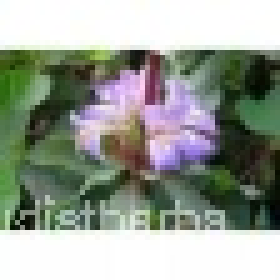
#> input picture res_images/Acanthaceae/Asteracantha longifolia/Asteracantha longifolia flower3.jpg, 56 x 56 px, given as the content of the folder images, which was not available (shown 5 times larger)
$ python resize.py
#> lines starting #> are read from the running program, lines starting #| are printed output that depends on the picture; after the words box and inside, x2 and y2 are one past the last pixel; in counts of white or black regions, pixels touching at a corner belong together; pictures that were not available may be replaced by others from this repository, and a replacement may not be noted
# [68 lines of commented-out code are left out]
import os
import cv2
import numpy as np

def process_images(input_dir, output_dir, watermark_text):
    # Walk through the directory structure
    for root, dirs, files in os.walk(input_dir):
        for file in files:
            # Process only image files (e.g., jpg, png)
            if file.lower().endswith(('.jpg', '.jpeg', '.png')):
                input_path = os.path.join(root, file)

                # Recreate the folder structure in the output directory
                relative_path = os.path.relpath(root, input_dir)
                output_folder = os.path.join(output_dir, relative_path)
                os.makedirs(output_folder, exist_ok=True)

                # Process the image
                output_path = os.path.join(output_folder, file)
                resize_and_add_watermark(input_path, watermark_text, output_path)

def resize_and_add_watermark(image_path, watermark_text, output_path):
    # Load the image
#> called with watermark_text = 'audistherbs'
    image = cv2.imread(image_path)
#> image is the input picture: shape (56, 56, 3); mean B, G, R 150, 160, 153.4
    if image is None:
        print(f"Error: Unable to load image {image_path}")
        return

    # Get original dimensions
    original_height, original_width = image.shape[:2]
#> original_height = 56; original_width = 56

    # Define the minimum dimensions below which resizing is skipped
    min_dimension = 300  # e.g., skip resizing if width or height < 300 pixels

    if original_width < min_dimension or original_height < min_dimension:
        print(f"Skipping resizing for small image: {image_path}")
        resized_image = image.copy()  # Use the original image without resizing
    else:
        # Resize the image to 50% of its original size
        new_width = original_width // 2
        new_height = original_height // 2
        resized_image = cv2.resize(image, (new_width, new_height), interpolation=cv2.INTER_AREA)

    # Scale watermark properties proportionally to the image size
    font_scale = max(0.3, min(resized_image.shape[1], resized_image.shape[0]) / 1000)  # Scale font size with limits
#> font_scale = 0.3
    font_thickness = max(1, int(min(resized_image.shape[1], resized_image.shape[0]) / 500))  # Scale thickness
#> font_thickness = 1
    margin = max(10, int(min(resized_image.shape[1], resized_image.shape[0]) / 50))  # Scale margin
#> margin = 10

    # Add watermark
    font = cv2.FONT_HERSHEY_SIMPLEX
    watermark_color = (255, 255, 255)  # White color

    # Calculate text size
    text_size = cv2.getTextSize(watermark_text, font, font_scale, font_thickness)[0]
#> text_size = (55, 7)
    text_x = resized_image.shape[1] - text_size[0] - margin
#> text_x = -9
    text_y = resized_image.shape[0] - margin
#> text_y = 46

    # Create a transparent overlay for the watermark
    overlay = resized_image.copy()
    cv2.putText(overlay, watermark_text, (text_x, text_y), font, font_scale, watermark_color, font_thickness)
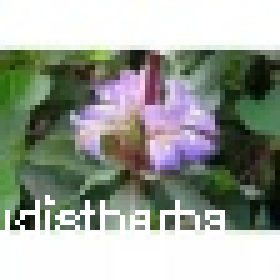
#> overlay: shape (56, 56, 3) (shown 5 times larger); 3.86% of pixels changed, all inside (x1, y1, x2, y2) = (0, 39, 45, 47)

    # Blend the overlay with the image to make the watermark translucent
    alpha = 0.5  # Transparency factor (0: invisible, 1: opaque)
    cv2.addWeighted(overlay, alpha, resized_image, 1 - alpha, 0, resized_image)
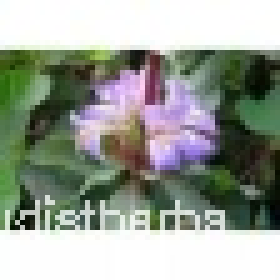
#> resized_image: shape (56, 56, 3) (shown 5 times larger); 3.86% of pixels changed, all inside (x1, y1, x2, y2) = (0, 39, 45, 47)

    # Save the processed image
    cv2.imwrite(output_path, resized_image)
    print(f"Processed and saved: {output_path}")

# Example usage
input_dir = "images"  # Path to the input directory
output_dir = "res_images"  # Path to the output directory
watermark_text = "audistherbs"  # Text for the watermark

process_images(input_dir, output_dir, watermark_text)

$ run again, on res_images/Acanthaceae/Blepharis linariaefolia/Blepharis linariaefolia flower1.jpg
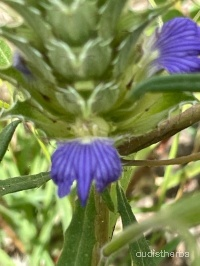
#> input picture res_images/Acanthaceae/Blepharis linariaefolia/Blepharis linariaefolia flower1.jpg, 200 x 266 px, given as the content of the folder images, which was not available
#> in resize_and_add_watermark, image is the input picture: shape (266, 200, 3); mean B, G, R 85.4, 132.2, 123.2
#> in resize_and_add_watermark, `cv2.putText(overlay, watermark_text, (text_x, text_y), font, font_scal..`:
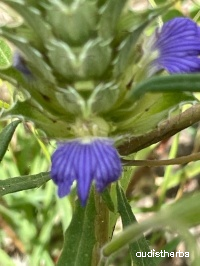
#> overlay: shape (266, 200, 3); 0.27% of pixels changed, all inside (x1, y1, x2, y2) = (136, 249, 189, 257)
#> in resize_and_add_watermark, `cv2.addWeighted(overlay, alpha, resized_image, 1 - alpha, 0, resized_i..`:
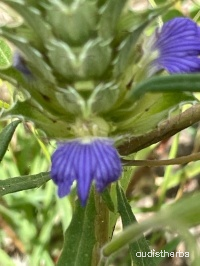
#> resized_image: shape (266, 200, 3); 0.27% of pixels changed, all inside (x1, y1, x2, y2) = (136, 249, 189, 257)

$ run again, on res_images/Acanthaceae/Blepharis linariaefolia/Blepharis linariaefolia fullplant2.jpg
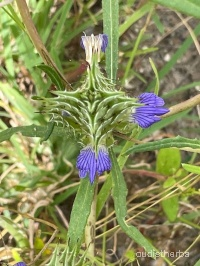
#> input picture res_images/Acanthaceae/Blepharis linariaefolia/Blepharis linariaefolia fullplant2.jpg, 200 x 266 px, given as the content of the folder images, which was not available
#> in resize_and_add_watermark, image is the input picture: shape (266, 200, 3); mean B, G, R 90.2, 141.5, 136.7
#> in resize_and_add_watermark, `cv2.putText(overlay, watermark_text, (text_x, text_y), font, font_scal..`:
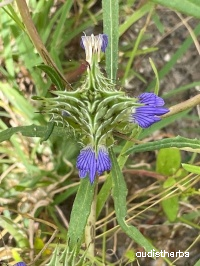
#> overlay: shape (266, 200, 3); 0.27% of pixels changed, all inside (x1, y1, x2, y2) = (136, 249, 189, 257)
#> in resize_and_add_watermark, `cv2.addWeighted(overlay, alpha, resized_image, 1 - alpha, 0, resized_i..`:
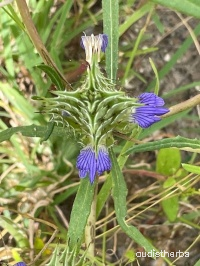
#> resized_image: shape (266, 200, 3); 0.27% of pixels changed, all inside (x1, y1, x2, y2) = (136, 249, 189, 257)
